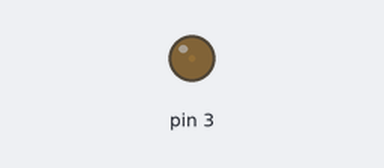
Recording of a sketch running on a simulated Arduino Uno, built with avr-gcc and run on an emulated ATmega328P. Parts: output pins drawn as LEDs (lit = HIGH).

Above: at 0.05 s.
At 1.3 s:
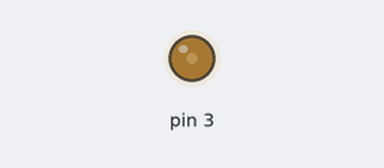
At 2.55 s:
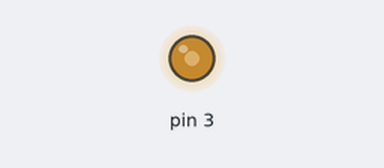
At 5.1 s:
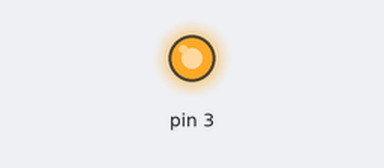
Timing chart, 0 to 6.7 s (numbered marks = the images above):
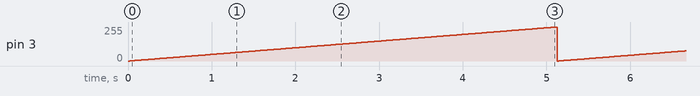

The sketch:

prob2.ino
```cpp
void setup() {
  // put your setup code here, to run once:
  pinMode(3,OUTPUT);
}

void loop() {
  // put your main code here, to run repeatedly:
  static int i=0;
  analogWrite(3,(i++)%256);
  delay(20);
  digitalWrite(3,LOW);
}
```

Measured:
- by itself, pin 3: ramps from 0/255 to 255/255 and jumps back, once every 5.1 s
